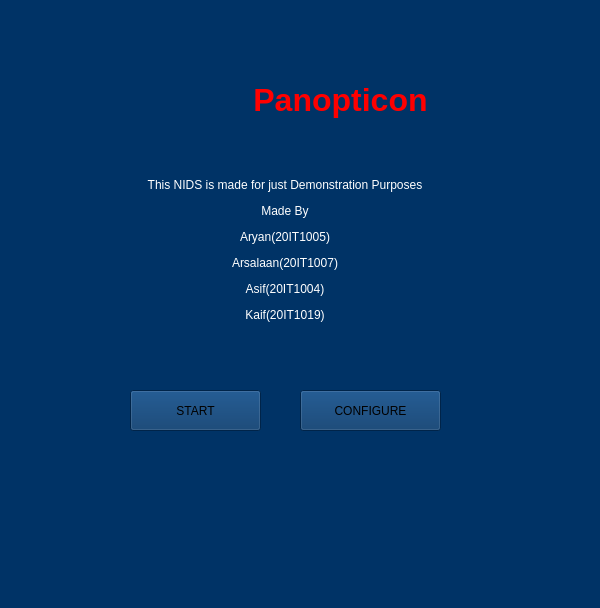
<?xml version="1.0" encoding="UTF-8"?>
<ui version="4.0">
 <class>MainWindow</class>
 <widget class="QMainWindow" name="MainWindow">
  <property name="geometry">
   <rect>
    <x>0</x>
    <y>0</y>
    <width>600</width>
    <height>608</height>
   </rect>
  </property>
  <property name="sizePolicy">
   <sizepolicy hsizetype="Fixed" vsizetype="Fixed">
    <horstretch>0</horstretch>
    <verstretch>0</verstretch>
   </sizepolicy>
  </property>
  <property name="minimumSize">
   <size>
    <width>400</width>
    <height>400</height>
   </size>
  </property>
  <property name="windowTitle">
   <string>MainWindow</string>
  </property>
  <property name="styleSheet">
   <string notr="true">background-color:#003366</string>
  </property>
  <widget class="QWidget" name="centralwidget">
   <property name="baseSize">
    <size>
     <width>0</width>
     <height>10</height>
    </size>
   </property>
   <widget class="QLabel" name="label">
    <property name="geometry">
     <rect>
      <x>190</x>
      <y>70</y>
      <width>301</width>
      <height>61</height>
     </rect>
    </property>
    <property name="text">
     <string>&lt;html&gt;&lt;head/&gt;&lt;body&gt;&lt;p align=&quot;center&quot;&gt;&lt;span style=&quot; font-size:24pt; font-weight:600; color:#ff0000;&quot;&gt;Panopticon&lt;/span&gt;&lt;/p&gt;&lt;/body&gt;&lt;/html&gt;</string>
    </property>
    <property name="textFormat">
     <enum>Qt::AutoText</enum>
    </property>
   </widget>
   <widget class="QPushButton" name="start_button1">
    <property name="geometry">
     <rect>
      <x>130</x>
      <y>390</y>
      <width>131</width>
      <height>41</height>
     </rect>
    </property>
    <property name="autoFillBackground">
     <bool>false</bool>
    </property>
    <property name="styleSheet">
     <string notr="true">background-color:&quot;white&quot;;
font: 75 8pt &quot;MS Shell Dlg 2&quot;;
font-color:&quot;white&quot;;
</string>
    </property>
    <property name="text">
     <string>START</string>
    </property>
    <property name="icon">
     <iconset>
      <normaloff>shuttle.png</normaloff>shuttle.png</iconset>
    </property>
   </widget>
   <widget class="QPushButton" name="config_button1">
    <property name="geometry">
     <rect>
      <x>300</x>
      <y>390</y>
      <width>141</width>
      <height>41</height>
     </rect>
    </property>
    <property name="sizePolicy">
     <sizepolicy hsizetype="Fixed" vsizetype="Minimum">
      <horstretch>0</horstretch>
      <verstretch>0</verstretch>
     </sizepolicy>
    </property>
    <property name="styleSheet">
     <string notr="true">background-color:&quot;white&quot;;</string>
    </property>
    <property name="text">
     <string>CONFIGURE</string>
    </property>
    <property name="icon">
     <iconset>
      <normaloff>gear.png</normaloff>gear.png</iconset>
    </property>
   </widget>
   <widget class="QLabel" name="label_2">
    <property name="geometry">
     <rect>
      <x>100</x>
      <y>150</y>
      <width>370</width>
      <height>201</height>
     </rect>
    </property>
    <property name="text">
     <string>&lt;html&gt;&lt;head/&gt;&lt;body style=&quot;color:white&quot;&gt;&lt;p align=&quot;center&quot;&gt;This NIDS is made for just Demonstration Purposes&lt;/p&gt;&lt;p align=&quot;center&quot;&gt;Made By&lt;/p&gt;&lt;p align=&quot;center&quot;&gt;Aryan(20IT1005)&lt;/p&gt;&lt;p align=&quot;center&quot;&gt;Arsalaan(20IT1007)&lt;/p&gt;&lt;p align=&quot;center&quot;&gt;Asif(20IT1004)&lt;/p&gt;&lt;p align=&quot;center&quot;&gt;Kaif(20IT1019)&lt;/p&gt;&lt;/body&gt;&lt;/html&gt;</string>
    </property>
   </widget>
   <widget class="QLabel" name="label_3">
    <property name="geometry">
     <rect>
      <x>140</x>
      <y>80</y>
      <width>61</width>
      <height>51</height>
     </rect>
    </property>
    <property name="text">
     <string/>
    </property>
    <property name="pixmap">
     <pixmap>shared-vision.png</pixmap>
    </property>
    <property name="scaledContents">
     <bool>true</bool>
    </property>
   </widget>
  </widget>
  <widget class="QMenuBar" name="menubar">
   <property name="geometry">
    <rect>
     <x>0</x>
     <y>0</y>
     <width>600</width>
     <height>22</height>
    </rect>
   </property>
  </widget>
  <widget class="QStatusBar" name="statusbar"/>
 </widget>
 <resources/>
 <connections/>
</ui>
